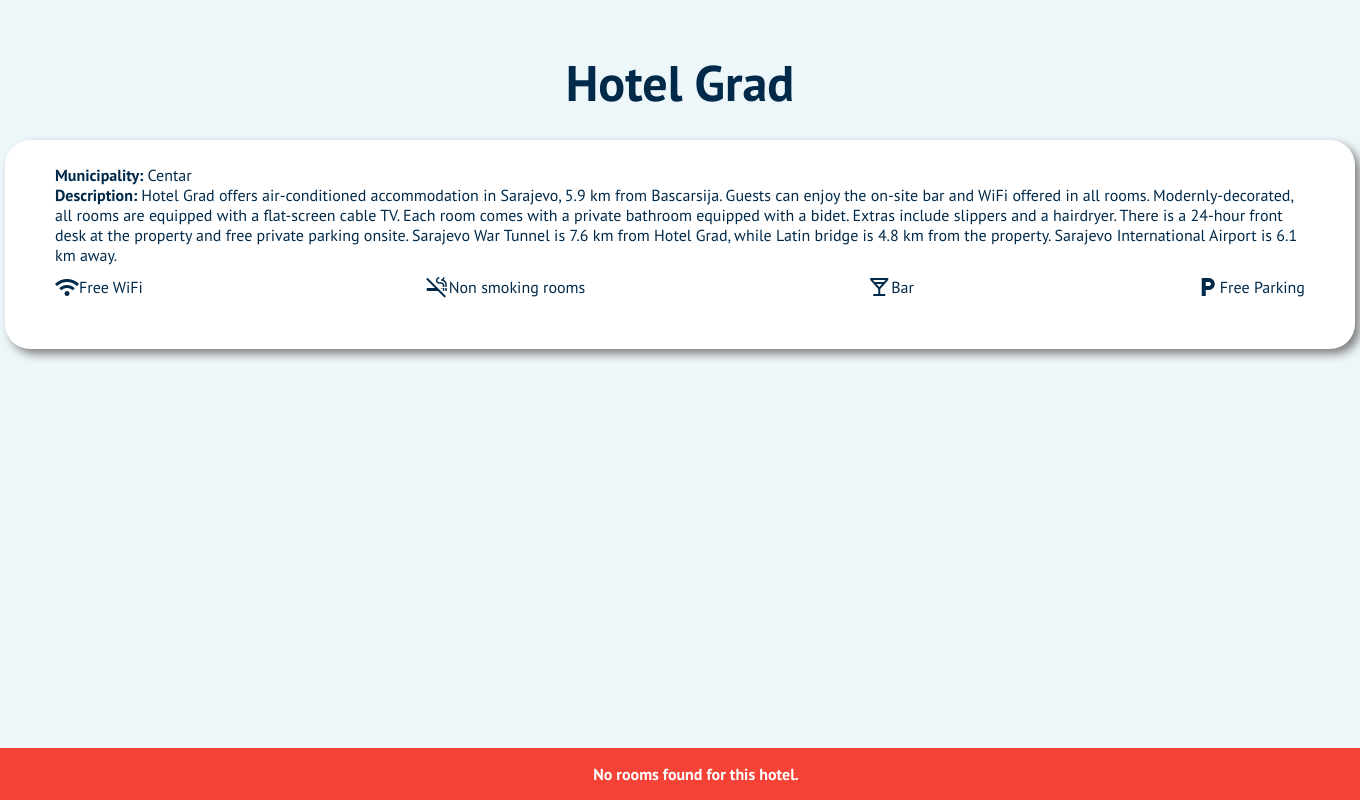
Page /Reservation/hotel_details.php?hotel_id=2 on the committed database.
### tables this page shows
CREATE TABLE `hotel` (
  `HID` int(11) NOT NULL,
  `nameOfHotel` varchar(50) NOT NULL,
  `addressName` varchar(50) NOT NULL,
  `addressNumber` int(3) NOT NULL,
  `municipality` varchar(50) NOT NULL,
  `freeParking` int(1) NOT NULL DEFAULT 0,
  `petFriendly` int(1) NOT NULL DEFAULT 0,
  `firstEntryPerson` int(11) NOT NULL,
  `lastEntryPerson` int(11) DEFAULT NULL,
  `firstEntryDate` date NOT NULL DEFAULT (CURDATE()),
  `lastEntryDate` date DEFAULT NULL,
  `freeWiFi` int(1) NOT NULL DEFAULT 0,
  `nonSmokingRooms` int(1) NOT NULL DEFAULT 0,
  `roomService` int(1) NOT NULL DEFAULT 0,
  `restaurant` int(1) NOT NULL DEFAULT 0,
  `bar` int(1) NOT NULL DEFAULT 0,
  `elevator` int(1) NOT NULL DEFAULT 0,
  `description` varchar(1000) NOT NULL,
  `stars` int(1) NOT NULL DEFAULT 0,
  `gym` int(1) NOT NULL DEFAULT 0,
  `pool` int(1) NOT NULL DEFAULT 0,
  `disabilityFriendly` int(1) NOT NULL DEFAULT 0,
  `contactEmail` varchar(100) NOT NULL,
  `admin` int(11) NOT NULL,
  `averageRating` float NOT NULL
);

### Reservation/availableRooms.php (called while the page is built, shortened)
<?php
function getAvailableRooms($fromDate, $toDate, $numPeople, $municipality)
{
    global $connection;
    $query = "SELECT DISTINCT r.RID
              FROM room r
              JOIN hotel h ON r.belongsToHotel = h.HID
              JOIN roomtype rt ON r.roomType = rt.RID
              WHERE rt.numberOfBeds = ?
                AND NOT EXISTS (
                  SELECT 1
                  FROM booking b
                  WHERE r.RID = b.room
                    AND (
                      (b.fromDate <= ? AND b.toDate >= ?)  -- Booking overlaps the trip
                      OR (b.fromDate <= ? AND b.toDate >= ?)  -- Booking starts during the trip
                      OR (b.fromDate <= ? AND b.toDate >= ?)  -- Booking ends during the trip
                      OR (? <= b.fromDate AND ? >= b.toDate)  -- Trip includes the entire booking
                    )
                )";
    $params = array($numPeople, $fromDate, $fromDate, $toDate, $toDate, $fromDate, $toDate, $fromDate, $toDate);
    $stmt = mysqli_prepare($connection, $query);
    $paramTypes = str_repeat("s", count($params));
    mysqli_stmt_bind_param($stmt, $paramTypes, ...$params);
    mysqli_stmt_execute($stmt);
    $result = mysqli_stmt_get_result($stmt);
    if ($result) {
        $rooms = array();
        return $rooms;
    }
    return false;
}

### Reservation/hotel_details.php (the view, shortened to what this page needs)
<!doctype html>
<html lang="en">
<head>
    <link rel="stylesheet" href="hotelDetails.css">
    <link rel="stylesheet" href="../Admin/Landing Page/header.css">
    <link rel="stylesheet" href="../banner.css">
    <link rel="stylesheet" href="../Profile/profile.css">
</head>
<body>
<main>
    <?php
    include 'availableRooms.php';
    $connection = OpenCon();
    function getHotelById($connection, $hotelId)
    {
        $query = "SELECT * FROM hotel WHERE HID = ?";
        $stmt = mysqli_prepare($connection, $query);
        mysqli_stmt_bind_param($stmt, "i", $hotelId);
        mysqli_stmt_execute($stmt);
        $result = mysqli_stmt_get_result($stmt);
        if ($result && mysqli_num_rows($result) > 0) {
            return mysqli_fetch_assoc($result);
        }
        return false;
    }
    function getHotelRooms($connection, $hotelId): array
    {
        $availableRooms = getAvailableRooms($_SESSION['startDate'], $_SESSION['endDate'], $_SESSION['numPeople'], $_SESSION['municipality']);
        $roomsByHotel = array();
        return $roomsByHotel;
    }
                ?>
                <?php
    $hotelId = $_GET['hotel_id'] ?? null;
    if ($hotelId) {
    $hotel = getHotelById($connection, $hotelId);
    if ($hotel) {
        echo '<h3 class="hotelName">' . $hotel['nameOfHotel'] . '</h3>';
        echo '<section class="description">';
        echo '<p><strong>Municipality: </strong> ' . $hotel['municipality'] . '</p>';
        echo '<p><strong>Description: </strong>' . $hotel['description'] . '</p>';
        echo '<div class="featuresFlex">';
        if ($hotel['freeWiFi'] == 1) {
            echo ' <p class="features"><span class="material-symbols-outlined">wifi</span> Free WiFi</p>';
        }
        if ($hotel['nonSmokingRooms'] == 1) {
            echo ' <p class="features"><span class="material-symbols-outlined">smoke_free</span> Non smoking rooms</p>';
        }
        else {
            echo '<p class="features"><span class="material-symbols-outlined">smoking_rooms</span> Smoking rooms</p>';
        }
        if ($hotel['bar'] == 1) {
            echo '<p class="features"><span class="material-symbols-outlined">local_bar</span> Bar</p>';
        }
        if ($hotel['freeParking'] == 1) {
            echo '<p class="features"><span class="material-symbols-outlined">local_parking</span> Free Parking</p>';
        }
        echo '</div>';
        $rooms = getHotelRooms($connection,$hotelId);
        if ($rooms) {
            displayHotelRooms($rooms, $connection);
        } else {
            echo '<div class="error-banner">No rooms found for this hotel.</div>';
        }
    } else {
        echo '<div class="error-banner">Hotel not found.</div>';
    }
}
   else {
    echo '<div class="error-banner">Invalid hotel ID.</div>';
}
    ?>
</main>
</body>
</html>

### Reservation/hotelDetails.css (style rules this page uses)
* { margin: 0; }
body { background-color: #EDF6F9; width: 1350px; margin: 0 auto; color: #012A4A; }
.description { background-color: white; margin: 0px 0px 30px 0px; padding: 25px 50px 50px 50px ; border-radius: 25px; color: #012A4A; box-shadow: 5px 5px 10px grey; }
.hotelName { font-size: 50px; margin-top: 50px; margin-bottom: 25px; color: #012A4A; display: flex; justify-content: center; }
.features { margin-top: 10px; display: flex; margin-top: 10px; align-items: center; }
.featuresFlex { display: flex; justify-content: space-between; flex-wrap: nowrap; align-content: center; align-items: center; }

### Admin/Landing Page/header.css (style rules this page uses)
* { margin: 0; }
body { font-family: "PT Sans"; }

### banner.css (style rules this page uses)
.error-banner { position: fixed; bottom: 0; left: 0; width: 100%; background-color: #f44336; color: #ffffff; padding: 16px; text-align: center; font-weight: bold; }

### Profile/profile.css (style rules this page uses)
body { font-family: "PT Sans"; display: flex; align-items: center; flex-direction: column; background-color: #EDF6F9; font-weight: lighter; }
.error-banner { position: fixed; bottom: 0; left: 0; width: 100%; background-color: #f44336; color: #ffffff; padding: 16px; text-align: center; font-weight: bold; }

### rows in the picture
hotel: nameOfHotel "Hotel Grad", municipality "Centar", description "Hotel Grad offers air-conditioned accommodation in Sarajevo, 5.9 km from Bascarsija. Guests can enjoy the on-site bar and WiFi offered in all rooms. Modernly-decorated, all rooms are equipped with a flat-screen cable TV. Each room comes with a private bathroom equipped with a bidet. Extras include slippers and a hairdryer. There is a 24-hour front desk at the property and free private parking onsite. Sarajevo War Tunnel is 7.6 km from Hotel Grad, while Latin bridge is 4.8 km from the property. Sarajevo International Airport is 6.1 km away."
